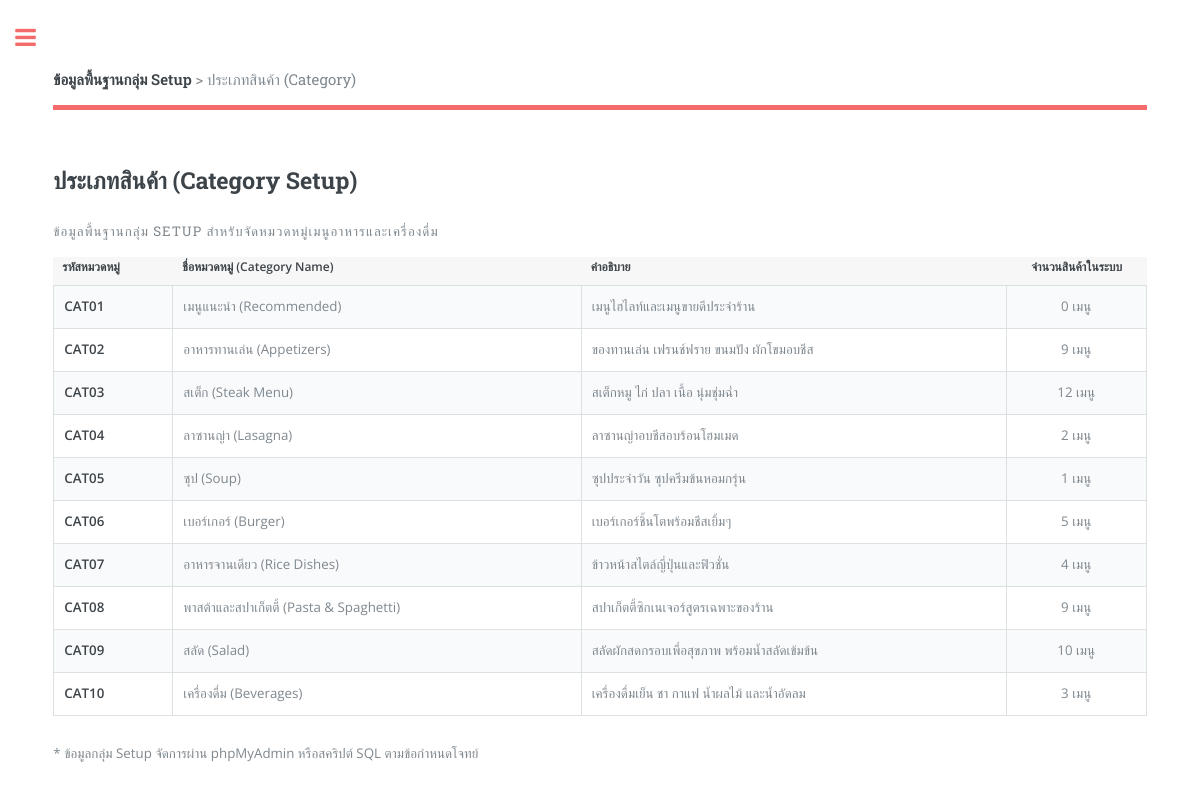
Screenshot of /list_category.php with the database file from the repository.
### tables this page shows
CREATE TABLE `category` (
  `category_id` varchar(10) NOT NULL,
  `category_name` varchar(100) NOT NULL,
  `description` varchar(255) DEFAULT NULL,
  PRIMARY KEY (`category_id`)
);

### list_category.php (the view, shortened to what this page needs)
<?php
include('connect_db.php');
$res = mysqli_query($conn, "SELECT * FROM category ORDER BY category_id");
?>
<!DOCTYPE HTML>
<html lang="th">
<head>
	<link rel="stylesheet" href="assets/css/main.css" />
</head>
<body>
	<div id="wrapper">
		<div id="main">
			<div class="inner">
				<header id="header">
					<a href="index.php" class="logo"><strong>ข้อมูลพื้นฐานกลุ่ม Setup</strong> &gt; ประเภทสินค้า (Category)</a>
				</header>
				<section>
					<header class="main">
						<h2>ประเภทสินค้า (Category Setup)</h2>
						<p>ข้อมูลพื้นฐานกลุ่ม Setup สำหรับจัดหมวดหมู่เมนูอาหารและเครื่องดื่ม</p>
					</header>
					<div class="table-wrapper">
						<table class="alt">
							<thead>
								<tr style="background-color: #f7f7f7;">
									<th style="width: 120px;">รหัสหมวดหมู่</th>
									<th>ชื่อหมวดหมู่ (Category Name)</th>
									<th>คำอธิบาย</th>
									<th style="text-align: center; width: 140px;">จำนวนสินค้าในระบบ</th>
								</tr>
							</thead>
							<tbody>
								<?php
								while ($row = mysqli_fetch_assoc($res)) {
									$count_q = mysqli_query($conn, "SELECT COUNT(*) as cnt FROM product WHERE category_id = '{$row['category_id']}'");
									$cnt = mysqli_fetch_assoc($count_q)['cnt'];
								?>
								<tr>
									<td><strong><?php echo htmlspecialchars($row['category_id']); ?></strong></td>
									<td><?php echo htmlspecialchars($row['category_name']); ?></td>
									<td><?php echo htmlspecialchars($row['description']); ?></td>
									<td style="text-align: center;"><span class="tag"><?php echo $cnt; ?> เมนู</span></td>
								</tr>
								<?php } ?>
							</tbody>
						</table>
					</div>
					<p><small>* ข้อมูลกลุ่ม Setup จัดการผ่าน phpMyAdmin หรือสคริปต์ SQL ตามข้อกำหนดโจทย์</small></p>
				</section>
			</div>
		</div>
	</div>
</body>
</html>

### assets/css/main.css (style rules this page uses)
html, body, div, span, applet, object, iframe, h1, h2, h3, h4, h5, h6, p, blockquote, pre, a, abbr, acronym, address, big, cite, code, del, dfn, em, img, ins, kbd, q, s, samp, small, strike, strong, sub, sup, tt, var, b, u, i, center, dl, dt, dd, ol, ul, li, fieldset, form, label, legend, table, caption, tbody, tfoot, thead, tr, th, td, article, aside, canvas, details, embed, figure, figcaption, footer, header, hgroup, menu, nav, output, ruby, section, summary, time, mark, audio, video { margin: 0; padding: 0; border: 0; font-size: 100%; font: inherit; vertical-align: baseline; }
article, aside, details, figcaption, figure, footer, header, hgroup, menu, nav, section { display: block; }
body { line-height: 1; }
table { border-collapse: collapse; border-spacing: 0; }
body { -webkit-text-size-adjust: none; }
*, *:before, *:after { -moz-box-sizing: border-box; -webkit-box-sizing: border-box; box-sizing: border-box; }
body { -ms-overflow-style: scrollbar; }
body { background: #ffffff; }
body, input, select, textarea { color: #7f888f; font-family: "Open Sans", sans-serif; font-size: 13pt; font-weight: 400; line-height: 1.65; }
@media screen and (max-width: 1680px) { body, input, select, textarea { font-size: 11pt; } }
@media screen and (max-width: 1280px) { body, input, select, textarea { font-size: 10pt; } }
a { -moz-transition: color 0.2s ease-in-out, border-bottom-color 0.2s ease-in-out; -webkit-transition: color 0.2s ease-in-out, border-bottom-color 0.2s ease-in-out; -ms-transition: color 0.2s ease-in-out, border-bottom-color 0.2s ease-in-out; transition: color 0.2s ease-in-out, border-bottom-color 0.2s ease-in-out; border-bottom: dotted 1px; color: #0039E6; text-decoration: none; }
strong, b { color: #3d4449; font-weight: 600; }
p { margin: 0 0 2em 0; }
h1, h2, h3, h4, h5, h6 { color: #3d4449; font-family: "Roboto Slab", serif; font-weight: 700; line-height: 1.5; margin: 0 0 1em 0; }
h2 { font-size: 1.75em; }
header p { font-family: "Roboto Slab", serif; font-size: 1em; font-weight: 400; letter-spacing: 0.075em; margin-top: -0.5em; text-transform: uppercase; }
header.main > :last-child { margin: 0 0 1em 0; }
.table-wrapper { -webkit-overflow-scrolling: touch; overflow-x: auto; }
table { margin: 0 0 2em 0; width: 100%; }
table tbody tr { border: solid 1px rgba(210, 215, 217, 0.75); border-left: 0; border-right: 0; }
table tbody tr:nth-child(2n + 1) { background-color: rgba(230, 235, 237, 0.25); }
table td { padding: 0.75em 0.75em; }
table th { color: #3d4449; font-size: 0.9em; font-weight: 600; padding: 0 0.75em 0.75em 0.75em; text-align: left; }
table thead { border-bottom: solid 2px rgba(210, 215, 217, 0.75); }
table.alt { border-collapse: separate; }
table.alt tbody tr td { border: solid 1px rgba(210, 215, 217, 0.75); border-left-width: 0; border-top-width: 0; }
table.alt tbody tr td:first-child { border-left-width: 1px; }
table.alt tbody tr:first-child td { border-top-width: 1px; }
table.alt thead { border-bottom: 0; }
#wrapper { display: -moz-flex; display: -webkit-flex; display: -ms-flex; display: flex; -moz-flex-direction: row-reverse; -webkit-flex-direction: row-reverse; -ms-flex-direction: row-reverse; flex-direction: row-reverse; min-height: 100vh; }
#main { -moz-flex-grow: 1; -webkit-flex-grow: 1; -ms-flex-grow: 1; flex-grow: 1; -moz-flex-shrink: 1; -webkit-flex-shrink: 1; -ms-flex-shrink: 1; flex-shrink: 1; width: 100%; }
#main > .inner { padding: 0 6em 0.1em 6em ; margin: 0 auto; max-width: 110em; }
#main > .inner > section { padding: 6em 0 4em 0 ; border-top: solid 2px rgba(210, 215, 217, 0.75); }
#main > .inner > section:first-of-type { border-top: 0 !important; }
@media screen and (max-width: 1680px) { #main > .inner { padding: 0 5em 0.1em 5em ; } }
@media screen and (max-width: 1680px) { #main > .inner > section { padding: 5em 0 3em 0 ; } }
@media screen and (max-width: 1280px) { #main > .inner { padding: 0 4em 0.1em 4em ; } }
@media screen and (max-width: 1280px) { #main > .inner > section { padding: 4em 0 2em 0 ; } }
#header { display: -moz-flex; display: -webkit-flex; display: -ms-flex; display: flex; border-bottom: solid 5px #f56a6a; padding: 6em 0 1em 0; position: relative; }
#header > * { -moz-flex: 1; -webkit-flex: 1; -ms-flex: 1; flex: 1; margin-bottom: 0; }
#header .logo { border-bottom: 0; color: inherit; font-family: "Roboto Slab", serif; font-size: 1.125em; }
@media screen and (max-width: 1680px) { #header { padding-top: 5em; } }

### rows the page displays
category: category_id "CAT01", category_name "เมนูแนะนำ (Recommended)", description "เมนูไฮไลท์และเมนูขายดีประจำร้าน", cnt "0"
category: category_id "CAT02", category_name "อาหารทานเล่น (Appetizers)", description "ของทานเล่น เฟรนช์ฟราย ขนมปัง ผักโขมอบชีส", cnt "9"
category: category_id "CAT03", category_name "สเต็ก (Steak Menu)", description "สเต็กหมู ไก่ ปลา เนื้อ นุ่มชุ่มฉ่ำ", cnt "12"
category: category_id "CAT04", category_name "ลาซานญ่า (Lasagna)", description "ลาซานญ่าอบชีสอบร้อนโฮมเมด", cnt "2"
category: category_id "CAT05", category_name "ซุป (Soup)", description "ซุปประจำวัน ซุปครีมข้นหอมกรุ่น", cnt "1"
category: category_id "CAT06", category_name "เบอร์เกอร์ (Burger)", description "เบอร์เกอร์ชิ้นโตพร้อมชีสเยิ้มๆ", cnt "5"
category: category_id "CAT07", category_name "อาหารจานเดียว (Rice Dishes)", description "ข้าวหน้าสไตล์ญี่ปุ่นและฟิวชั่น", cnt "4"
category: category_id "CAT08", category_name "พาสต้าและสปาเก็ตตี้ (Pasta & Spaghetti)", description "สปาเก็ตตี้ซิกเนเจอร์สูตรเฉพาะของร้าน", cnt "9"
category: category_id "CAT09", category_name "สลัด (Salad)", description "สลัดผักสดกรอบเพื่อสุขภาพ พร้อมน้ำสลัดเข้มข้น", cnt "10"
category: category_id "CAT10", category_name "เครื่องดื่ม (Beverages)", description "เครื่องดื่มเย็น ชา กาแฟ น้ำผลไม้ และน้ำอัดลม", cnt "3"
